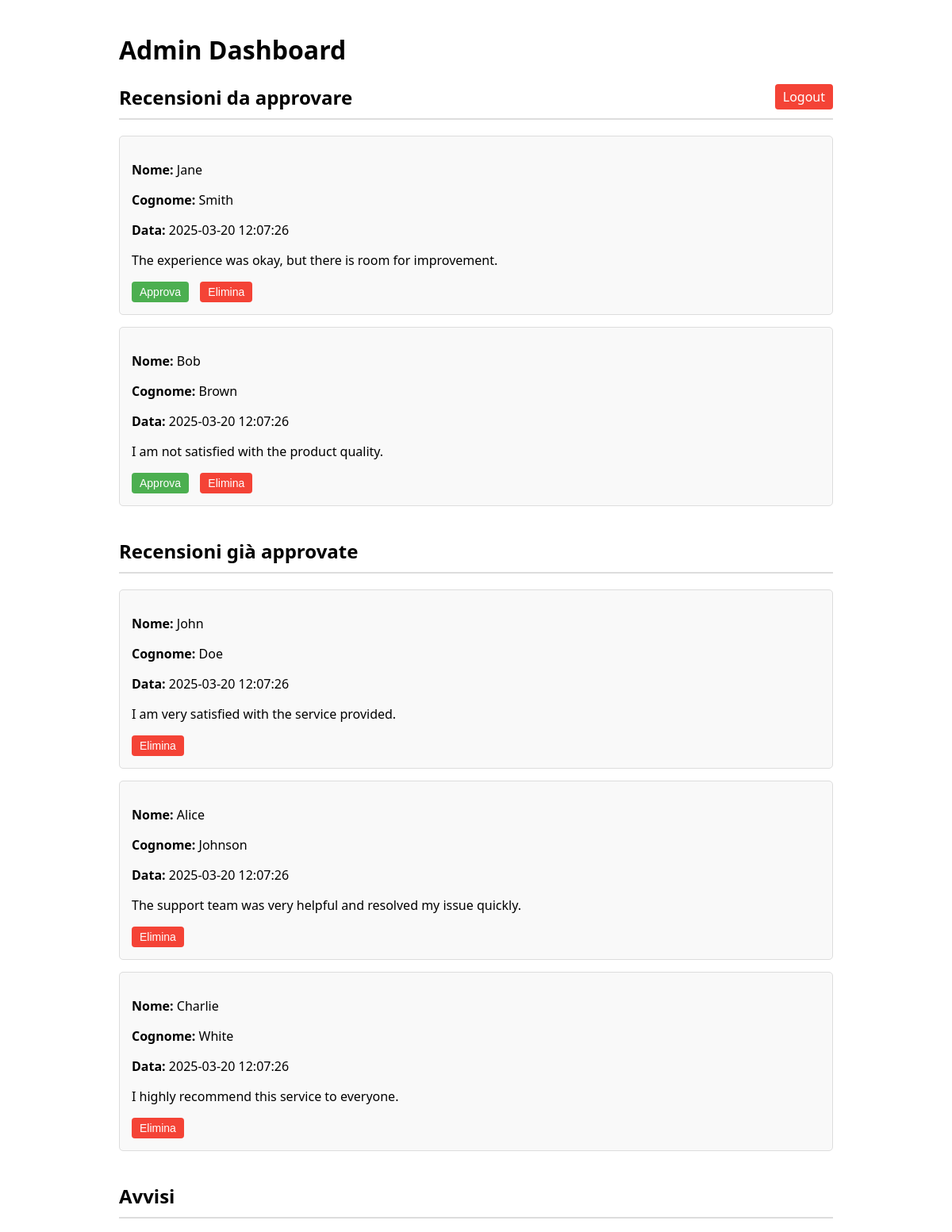
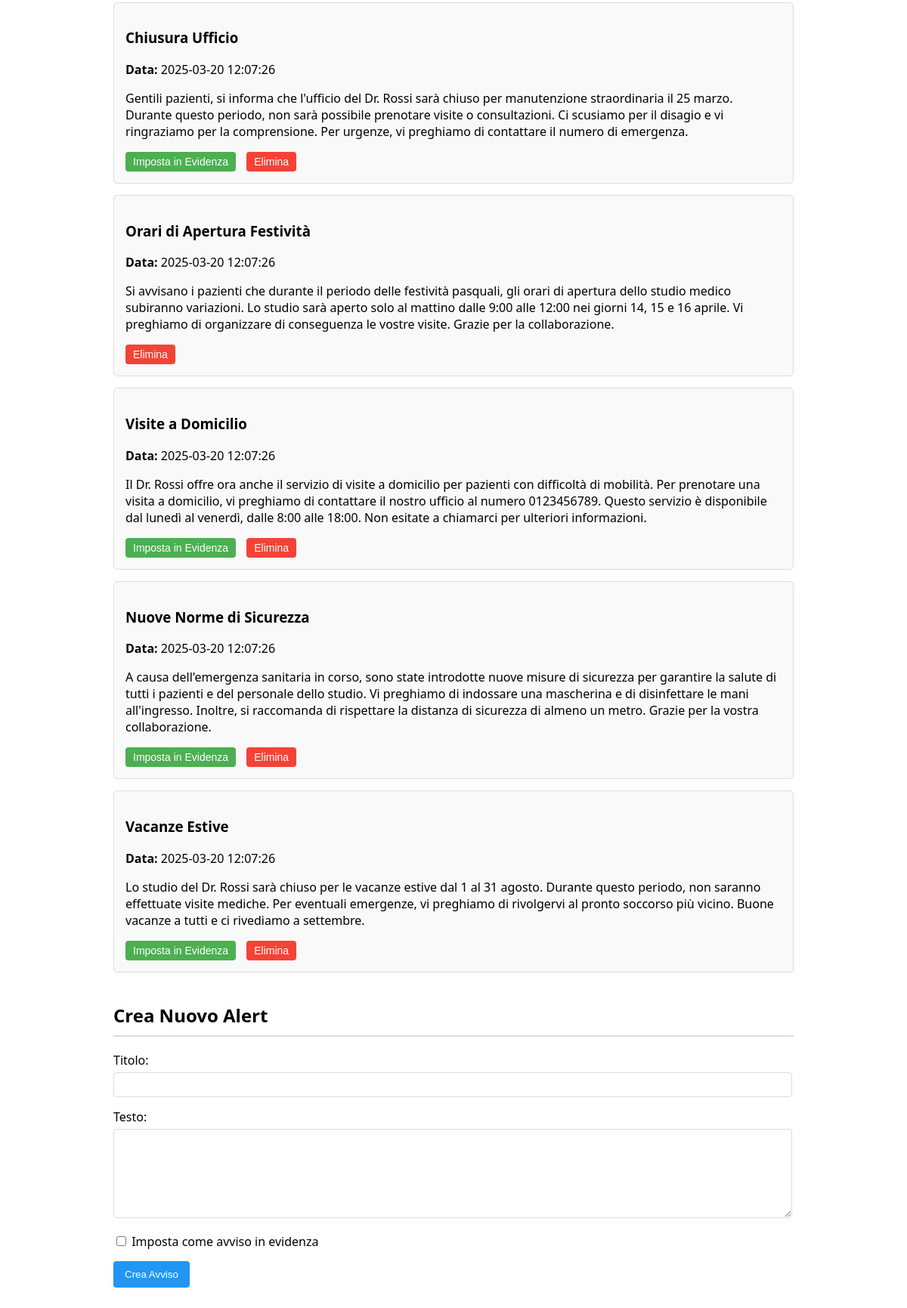
Screenshot of /src/admin.php (signed in) with the database file from the repository (2 pictures, top to bottom).
### tables this page shows
CREATE TABLE `reviews` (
  `id` int NOT NULL,
  `date` datetime NOT NULL,
  `name` varchar(255) NOT NULL,
  `surname` varchar(255) NOT NULL,
  `text` text NOT NULL,
  `approved` tinyint(1) NOT NULL DEFAULT '0'
);

CREATE TABLE `alerts` (
  `id` int NOT NULL,
  `date` datetime NOT NULL,
  `title` varchar(255) NOT NULL,
  `text` text NOT NULL,
  `featured` tinyint(1) NOT NULL DEFAULT '0'
);

### src/admin.php (the view, shortened to what this page needs)
<?php
require_once 'db.php';
$stmt = $pdo->prepare('SELECT id, date, name, surname, text FROM reviews WHERE approved = 0 ORDER BY date DESC');
$stmt->execute();
$unapproved_reviews = $stmt->fetchAll();
$stmt = $pdo->prepare('SELECT id, date, name, surname, text FROM reviews WHERE approved = 1 ORDER BY date DESC');
$stmt->execute();
$all_reviews = $stmt->fetchAll();
$stmt = $pdo->prepare('SELECT id, date, title, text, featured FROM alerts ORDER BY date DESC');
$stmt->execute();
$alerts = $stmt->fetchAll();
?>
<!DOCTYPE html>
<html lang="it">
<head>
</head>
<body>
    <header>
        <h1>Admin Dashboard</h1>
        <a href="login.php?action=logout" class="logout">Logout</a>
    </header>
    <div class="container">
        <h2>Recensioni da approvare</h2>
        <?php if (count($unapproved_reviews) > 0): ?>
            <?php foreach ($unapproved_reviews as $review): ?>
                <div class="card">
                    <p><strong>Nome:</strong> <?php echo htmlspecialchars($review['name']); ?></p>
                    <p><strong>Cognome:</strong> <?php echo htmlspecialchars($review['surname']); ?></p>
                    <p><strong>Data:</strong> <?php echo htmlspecialchars($review['date']); ?></p>
                    <p><?php echo nl2br(htmlspecialchars($review['text'])); ?></p>
                    <div class="actions">
                        <form method="post" action="admin-action.php" style="display: inline;">
                            <button type="submit" class="approve">Approva</button>
                        </form>
                        <form method="post" action="admin-action.php" style="display: inline;">
                            <button type="submit" class="delete" onclick="return confirm('Sei sicuro di voler eliminare questa recensione?')">Elimina</button>
                        </form>
                    </div>
                </div>
            <?php endforeach; ?>
        <?php else: ?>
            <p>Nessuna recensione non ancora approvata al momento.</p>
        <?php endif; ?>
    </div>
    <div class="container">
        <h2>Recensioni già approvate</h2>
        <?php if (count($all_reviews) > 0): ?>
            <?php foreach ($all_reviews as $review): ?>
                <div class="card">
                    <p><strong>Nome:</strong> <?php echo htmlspecialchars($review['name']); ?></p>
                    <p><strong>Cognome:</strong> <?php echo htmlspecialchars($review['surname']); ?></p>
                    <p><strong>Data:</strong> <?php echo htmlspecialchars($review['date']); ?></p>
                    <p><?php echo nl2br(htmlspecialchars($review['text'])); ?></p>
                    <div class="actions">
                        <form method="post" action="admin-action.php" style="display: inline;">
                            <button type="submit" class="delete" onclick="return confirm('Sei sicuro di voler eliminare questa recensione?')">Elimina</button>
                        </form>
                    </div>
                </div>
            <?php endforeach; ?>
        <?php else: ?>
            <p>Nessuna recensione al momento.</p>
        <?php endif; ?>
    </div>
    <div class="container">
        <h2>Avvisi</h2>
        <?php if (count($alerts) > 0): ?>
            <?php foreach ($alerts as $alert): ?>
                <div class="card">
                    <h3><?php echo htmlspecialchars($alert['title']); ?></h3>
                    <p><strong>Data:</strong> <?php echo htmlspecialchars($alert['date']); ?></p>
                    <p><?php echo nl2br(htmlspecialchars($alert['text'])); ?></p>
                    <div class="actions">
                        <?php if (!$alert['featured']): ?>
                            <form method="post" action="admin-action.php" style="display: inline;">
                                <button type="submit" class="approve" onclick="return confirm('Impostare questo avviso come avviso in evidenza? Sovrascriverà l\'avviso attualmente in evidenza se presente.')">Imposta in Evidenza</button>
                            </form>
                        <?php endif; ?>
                        <form method="post" action="admin-action.php" style="display: inline;">
                            <button type="submit" class="delete" onclick="return confirm('Sei sicuro di voler eliminare questo avviso?')">Elimina</button>
                        </form>
                    </div>
                </div>
            <?php endforeach; ?>
        <?php else: ?>
            <p>Nessun avviso.</p>
        <?php endif; ?>
    </div>
    <div class="container">
        <h2>Crea Nuovo Alert</h2>
        <form method="post" action="admin-action.php">
            <div class="form-group">
                <label for="title">Titolo:</label>
                <input type="text" id="title" name="title" required>
            </div>
            <div class="form-group">
                <label for="text">Testo:</label>
                <textarea id="text" name="text" required></textarea>
            </div>
            <div class="form-group">
                <label>
                    <input type="checkbox" name="set_featured"> Imposta come avviso in evidenza
                </label>
            </div>
            <button type="submit" class="submit-btn">Crea Avviso</button>
        </form>
    </div>
</body>
</html>

### src/admin.php (style rules this page uses)
body { font-family: system-ui, sans-serif; max-width: 900px; margin: 0 auto; padding: 20px; }
.container { margin-bottom: 40px; }
.card { background-color: #f9f9f9; border: 1px solid #ddd; border-radius: 5px; padding: 15px; margin-bottom: 15px; }
.actions { margin-top: 10px; }
.actions button, .actions a { margin-right: 10px; padding: 5px 10px; border: none; border-radius: 4px; cursor: pointer; text-decoration: none; display: inline-block; font-size: 14px; }
.approve { background-color: #4CAF50; color: white; }
.delete { background-color: #f44336; color: white; }
h2 { border-bottom: 2px solid #ddd; padding-bottom: 10px; }
.form-group { margin-bottom: 15px; }
label { display: block; margin-bottom: 5px; }
input[type="text"], textarea { width: calc(100% - 20px); padding: 8px; border: 1px solid #ddd; border-radius: 4px; }
textarea { height: 100px; }
.submit-btn { background-color: #2196F3; color: white; padding: 10px 15px; border: none; border-radius: 4px; cursor: pointer; }
.logout { float: right; background-color: #f44336; color: white; padding: 5px 10px; border-radius: 4px; text-decoration: none; }

### rows the page displays
reviews: name "Jane", surname "Smith", date "2025-03-20 12:07:26", text "The experience was okay, but there is room for improvement."
reviews: name "Bob", surname "Brown", date "2025-03-20 12:07:26", text "I am not satisfied with the product quality."
reviews: name "John", surname "Doe", date "2025-03-20 12:07:26", text "I am very satisfied with the service provided."
reviews: name "Alice", surname "Johnson", date "2025-03-20 12:07:26", text "The support team was very helpful and resolved my issue quickly."
reviews: name "Charlie", surname "White", date "2025-03-20 12:07:26", text "I highly recommend this service to everyone."
alerts: title "Chiusura Ufficio", date "2025-03-20 12:07:26", text "Gentili pazienti, si informa che l'ufficio del Dr. Rossi sarà chiuso per manutenzione straordinaria il 25 marzo. Durante questo periodo, non sarà possibile prenotare visite o consultazioni. Ci scusiamo per il disagio e vi ringraziamo per la comprensione. Per urgenze, vi preghiamo di contattare il numero di emergenza."
alerts: title "Orari di Apertura Festività", date "2025-03-20 12:07:26", text "Si avvisano i pazienti che durante il periodo delle festività pasquali, gli orari di apertura dello studio medico subiranno variazioni. Lo studio sarà aperto solo al mattino dalle 9:00 alle 12:00 nei giorni 14, 15 e 16 aprile. Vi preghiamo di organizzare di conseguenza le vostre visite. Grazie per la collaborazione."
alerts: title "Visite a Domicilio", date "2025-03-20 12:07:26", text "Il Dr. Rossi offre ora anche il servizio di visite a domicilio per pazienti con difficoltà di mobilità. Per prenotare una visita a domicilio, vi preghiamo di contattare il nostro ufficio al numero 0123456789. Questo servizio è disponibile dal lunedì al venerdì, dalle 8:00 alle 18:00. Non esitate a chiamarci per ulteriori informazioni."
alerts: title "Nuove Norme di Sicurezza", date "2025-03-20 12:07:26", text "A causa dell'emergenza sanitaria in corso, sono state introdotte nuove misure di sicurezza per garantire la salute di tutti i pazienti e del personale dello studio. Vi preghiamo di indossare una mascherina e di disinfettare le mani all'ingresso. Inoltre, si raccomanda di rispettare la distanza di sicurezza di almeno un metro. Grazie per la vostra collaborazione."
alerts: title "Vacanze Estive", date "2025-03-20 12:07:26", text "Lo studio del Dr. Rossi sarà chiuso per le vacanze estive dal 1 al 31 agosto. Durante questo periodo, non saranno effettuate visite mediche. Per eventuali emergenze, vi preghiamo di rivolgervi al pronto soccorso più vicino. Buone vacanze a tutti e ci rivediamo a settembre."
